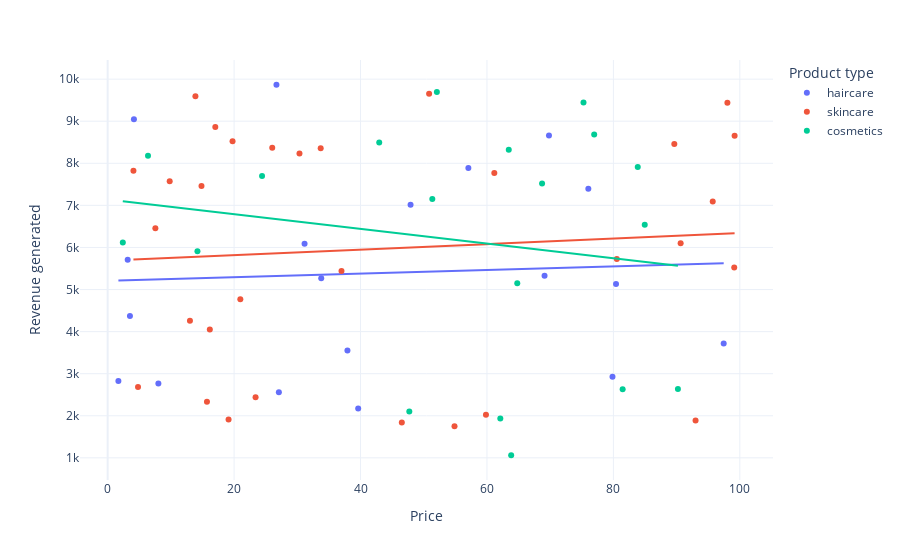

The notebook cell this image was saved under:
### Code cell
total_revenue=data.groupby('Shipping carriers')['Revenue generated'].sum().reset_index()
fig.show()

### Figure 1 — Plotly figure (JSON) as saved in the notebook; plotly's stock layout.template omitted (floating-point values rounded to 4 significant figures)
{"data": [{"customdata": [[802], [147], [209], [142], [353], [327], [24], [859], [29], [154], [622], [701], [163], [32], [904], [241], [198], [79], [62]], "hovertemplate": "Product type=haircare<br>Price=%{x}<br>Revenue generated=%{y}<br>Number of products sold=%{customdata[0]}<extra></extra>", "legendgroup": "haircare", "marker": {"color": "#636efa", "symbol": "circle"}, "mode": "markers", "name": "haircare", "orientation": "v", "showlegend": true, "type": "scatter", "x": [69.81, 1.7, 4.156, 39.63, 97.45, 8.023, 33.78, 27.08, 76.04, 26.7, 31.15, 79.86, 37.93, 47.91, 3.17, 69.11, 57.06, 80.41, 3.526], "xaxis": "x", "y": [8662.0, 2828.0, 9049.0, 2175.0, 3716.0, 2766.0, 5268.0, 2557.0, 7397.0, 9866.0, 6088.0, 2926.0, 3550.0, 7015.0, 5710.0, 5328.0, 7889.0, 5134.0, 4371.0], "yaxis": "y"}, {"hovertemplate": "<b>OLS trendline</b><br>Revenue generated = 4.28814 * Price + 5204.69<br>R<sup>2</sup>=0.003000<br><br>Product type=haircare<br>Price=%{x}<br>Revenue generated=%{y} <b>(trend)</b><extra></extra>", "legendgroup": "haircare", "marker": {"color": "#636efa", "symbol": "circle"}, "mode": "lines", "name": "haircare", "showlegend": false, "type": "scatter", "x": [1.7, 3.17, 3.526, 4.156, 8.023, 26.7, 27.08, 31.15, 33.78, 37.93, 39.63, 47.91, 57.06, 69.11, 69.81, 76.04, 79.86, 80.41, 97.45], "xaxis": "x", "y": [5212.0, 5218.0, 5220.0, 5223.0, 5239.0, 5319.0, 5321.0, 5338.0, 5350.0, 5367.0, 5375.0, 5410.0, 5449.0, 5501.0, 5504.0, 5531.0, 5547.0, 5550.0, 5623.0], "yaxis": "y"}, {"customdata": [[736], [83], [871], [65], [996], [960], [249], [562], [469], [280], [168], [963], [963], [176], [933], [556], [155], [910], [820], [242], [93], [896], [380], [246], [134], [457], [704], [511], [106], [320], [913]], "hovertemplate": "Product type=skincare<br>Price=%{x}<br>Revenue generated=%{y}<br>Number of products sold=%{customdata[0]}<extra></extra>", "legendgroup": "skincare", "marker": {"color": "#EF553B", "symbol": "circle"}, "mode": "markers", "name": "skincare", "orientation": "v", "showlegend": true, "type": "scatter", "x": [14.84, 61.16, 4.805, 4.078, 15.71, 90.64, 16.16, 99.17, 36.99, 7.547, 50.85, 9.813, 23.4, 19.13, 80.54, 99.11, 46.53, 95.71, 98.03, 30.34, 20.99, 59.84, 17.03, 13.02, 89.63, 33.7, 26.03, 54.87, 93.0, 13.88, 19.75], "xaxis": "x", "y": [7461.0, 7767.0, 2687.0, 7823.0, 2331.0, 6100.0, 4053.0, 8654.0, 5442.0, 6454.0, 9655.0, 7573.0, 2438.0, 1912.0, 5725.0, 5521.0, 1840.0, 7089.0, 9436.0, 8232.0, 4767.0, 2021.0, 8864.0, 4257.0, 8459.0, 8355.0, 8368.0, 1752.0, 1889.0, 9593.0, 8526.0], "yaxis": "y"}, {"hovertemplate": "<b>OLS trendline</b><br>Revenue generated = 6.55867 * Price + 5684.32<br>R<sup>2</sup>=0.006466<br><br>Product type=skincare<br>Price=%{x}<br>Revenue generated=%{y} <b>(trend)</b><extra></extra>", "legendgroup": "skincare", "marker": {"color": "#EF553B", "symbol": "circle"}, "mode": "lines", "name": "skincare", "showlegend": false, "type": "scatter", "x": [4.078, 4.805, 7.547, 9.813, 13.02, 13.88, 14.84, 15.71, 16.16, 17.03, 19.13, 19.75, 20.99, 23.4, 26.03, 30.34, 33.7, 36.99, 46.53, 50.85, 54.87, 59.84, 61.16, 80.54, 89.63, 90.64, 93.0, 95.71, 98.03, 99.11, 99.17], "xaxis": "x", "y": [5711.0, 5716.0, 5734.0, 5749.0, 5770.0, 5775.0, 5782.0, 5787.0, 5790.0, 5796.0, 5810.0, 5814.0, 5822.0, 5838.0, 5855.0, 5883.0, 5905.0, 5927.0, 5989.0, 6018.0, 6044.0, 6077.0, 6085.0, 6213.0, 6272.0, 6279.0, 6294.0, 6312.0, 6327.0, 6334.0, 6335.0], "yaxis": "y"}, {"customdata": [[426], [150], [126], [394], [253], [616], [449], [705], [919], [633], [484], [637], [478], [375], [25], [737], [916], [276], [324]], "hovertemplate": "Product type=cosmetics<br>Price=%{x}<br>Revenue generated=%{y}<br>Number of products sold=%{customdata[0]}<extra></extra>", "legendgroup": "cosmetics", "marker": {"color": "#00cc96", "symbol": "circle"}, "mode": "markers", "name": "cosmetics", "orientation": "v", "showlegend": true, "type": "scatter", "x": [42.96, 68.72, 81.46, 2.397, 63.45, 64.8, 84.96, 52.08, 51.36, 14.2, 63.83, 6.382, 90.2, 83.85, 76.96, 75.27, 62.11, 47.71, 24.42], "xaxis": "x", "y": [8496.0, 7517.0, 2629.0, 6117.0, 8319.0, 5150.0, 6541.0, 9692.0, 7152.0, 5911.0, 1062.0, 8180.0, 2633.0, 7911.0, 8685.0, 9445.0, 1935.0, 2100.0, 7698.0], "yaxis": "y"}, {"hovertemplate": "<b>OLS trendline</b><br>Revenue generated = -17.4882 * Price + 7140.11<br>R<sup>2</sup>=0.028671<br><br>Product type=cosmetics<br>Price=%{x}<br>Revenue generated=%{y} <b>(trend)</b><extra></extra>", "legendgroup": "cosmetics", "marker": {"color": "#00cc96", "symbol": "circle"}, "mode": "lines", "name": "cosmetics", "showlegend": false, "type": "scatter", "x": [2.397, 6.382, 14.2, 24.42, 42.96, 47.71, 51.36, 52.08, 62.11, 63.45, 63.83, 64.8, 68.72, 75.27, 76.96, 81.46, 83.85, 84.96, 90.2], "xaxis": "x", "y": [7098.0, 7029.0, 6892.0, 6713.0, 6389.0, 6306.0, 6242.0, 6229.0, 6054.0, 6031.0, 6024.0, 6007.0, 5938.0, 5824.0, 5794.0, 5715.0, 5674.0, 5654.0, 5563.0], "yaxis": "y"}], "layout": {"autosize": true, "legend": {"title": {"text": "Product type"}, "tracegroupgap": 0}, "margin": {"t": 60}, "xaxis": {"anchor": "y", "autorange": true, "domain": [0, 1], "range": [-4.71, 105.6], "title": {"text": "Price"}, "type": "linear"}, "yaxis": {"anchor": "x", "autorange": true, "domain": [0, 1], "range": [379.9, 10550.0], "title": {"text": "Revenue generated"}, "type": "linear"}}}
